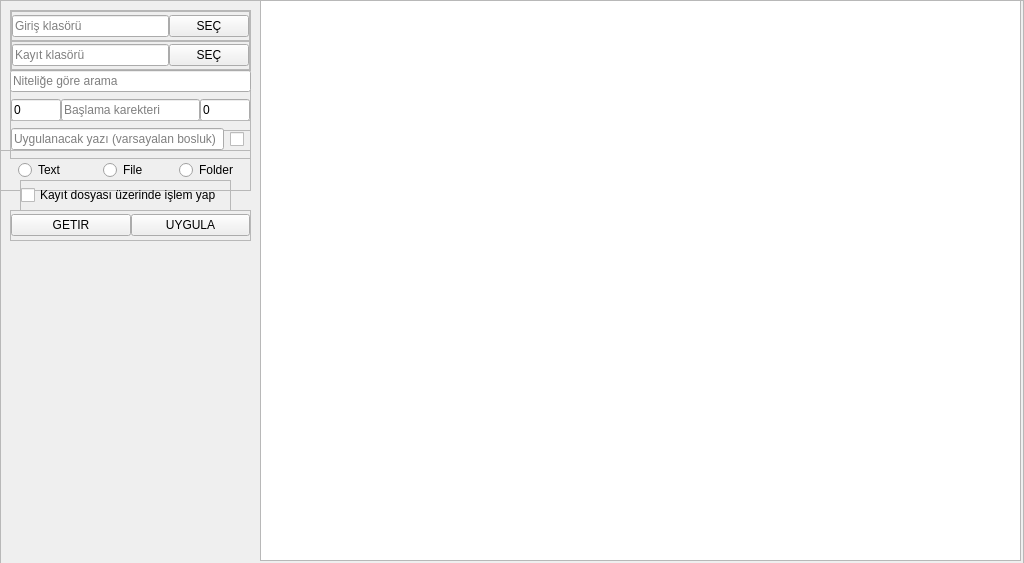
<?xml version="1.0" encoding="UTF-8"?>
<ui version="4.0">
 <class>MainWindow</class>
 <widget class="QMainWindow" name="MainWindow">
  <property name="geometry">
   <rect>
    <x>0</x>
    <y>0</y>
    <width>1024</width>
    <height>563</height>
   </rect>
  </property>
  <property name="windowTitle">
   <string>MainWindow</string>
  </property>
  <widget class="QWidget" name="centralwidget">
   <widget class="QFrame" name="frame">
    <property name="geometry">
     <rect>
      <x>0</x>
      <y>0</y>
      <width>1024</width>
      <height>576</height>
     </rect>
    </property>
    <property name="frameShape">
     <enum>QFrame::StyledPanel</enum>
    </property>
    <property name="frameShadow">
     <enum>QFrame::Raised</enum>
    </property>
    <widget class="QStackedWidget" name="stackedWidget">
     <property name="geometry">
      <rect>
       <x>0</x>
       <y>0</y>
       <width>1021</width>
       <height>561</height>
      </rect>
     </property>
     <widget class="QWidget" name="main">
      <widget class="QLabel" name="bg_1">
       <property name="geometry">
        <rect>
         <x>0</x>
         <y>0</y>
         <width>1024</width>
         <height>576</height>
        </rect>
       </property>
       <property name="text">
        <string/>
       </property>
       <property name="pixmap">
        <pixmap resource="main_qrc.qrc">:/new/bg.jpg</pixmap>
       </property>
      </widget>
      <widget class="QFrame" name="frame_4">
       <property name="geometry">
        <rect>
         <x>10</x>
         <y>10</y>
         <width>241</width>
         <height>61</height>
        </rect>
       </property>
       <property name="frameShape">
        <enum>QFrame::StyledPanel</enum>
       </property>
       <property name="frameShadow">
        <enum>QFrame::Raised</enum>
       </property>
       <layout class="QVBoxLayout" name="verticalLayout">
        <property name="spacing">
         <number>0</number>
        </property>
        <property name="leftMargin">
         <number>0</number>
        </property>
        <property name="topMargin">
         <number>0</number>
        </property>
        <property name="rightMargin">
         <number>0</number>
        </property>
        <property name="bottomMargin">
         <number>0</number>
        </property>
        <item>
         <widget class="QFrame" name="frame_2">
          <property name="frameShape">
           <enum>QFrame::StyledPanel</enum>
          </property>
          <property name="frameShadow">
           <enum>QFrame::Raised</enum>
          </property>
          <layout class="QHBoxLayout" name="horizontalLayout">
           <property name="spacing">
            <number>0</number>
           </property>
           <property name="leftMargin">
            <number>0</number>
           </property>
           <property name="topMargin">
            <number>0</number>
           </property>
           <property name="rightMargin">
            <number>0</number>
           </property>
           <property name="bottomMargin">
            <number>0</number>
           </property>
           <item>
            <widget class="QLineEdit" name="load_path_text">
             <property name="placeholderText">
              <string>Giriş klasörü</string>
             </property>
            </widget>
           </item>
           <item>
            <widget class="QPushButton" name="load_path_button">
             <property name="text">
              <string>SEÇ</string>
             </property>
            </widget>
           </item>
          </layout>
         </widget>
        </item>
        <item>
         <widget class="QFrame" name="frame_3">
          <property name="frameShape">
           <enum>QFrame::StyledPanel</enum>
          </property>
          <property name="frameShadow">
           <enum>QFrame::Raised</enum>
          </property>
          <layout class="QHBoxLayout" name="horizontalLayout_2">
           <property name="spacing">
            <number>0</number>
           </property>
           <property name="leftMargin">
            <number>0</number>
           </property>
           <property name="topMargin">
            <number>0</number>
           </property>
           <property name="rightMargin">
            <number>0</number>
           </property>
           <property name="bottomMargin">
            <number>0</number>
           </property>
           <item>
            <widget class="QLineEdit" name="save_path_text">
             <property name="placeholderText">
              <string>Kayıt klasörü</string>
             </property>
            </widget>
           </item>
           <item>
            <widget class="QPushButton" name="save_path_button">
             <property name="text">
              <string>SEÇ</string>
             </property>
            </widget>
           </item>
          </layout>
         </widget>
        </item>
       </layout>
      </widget>
      <widget class="QFrame" name="frame_5">
       <property name="geometry">
        <rect>
         <x>0</x>
         <y>150</y>
         <width>251</width>
         <height>41</height>
        </rect>
       </property>
       <property name="frameShape">
        <enum>QFrame::StyledPanel</enum>
       </property>
       <property name="frameShadow">
        <enum>QFrame::Raised</enum>
       </property>
       <layout class="QHBoxLayout" name="horizontalLayout_3">
        <property name="spacing">
         <number>0</number>
        </property>
        <property name="leftMargin">
         <number>0</number>
        </property>
        <property name="topMargin">
         <number>0</number>
        </property>
        <property name="rightMargin">
         <number>0</number>
        </property>
        <property name="bottomMargin">
         <number>0</number>
        </property>
        <item alignment="Qt::AlignHCenter">
         <widget class="QRadioButton" name="yazi_choose1">
          <property name="text">
           <string>Text</string>
          </property>
         </widget>
        </item>
        <item alignment="Qt::AlignHCenter">
         <widget class="QRadioButton" name="file_choose1">
          <property name="text">
           <string>File</string>
          </property>
         </widget>
        </item>
        <item alignment="Qt::AlignHCenter">
         <widget class="QRadioButton" name="klasor_choose1">
          <property name="text">
           <string>Folder</string>
          </property>
         </widget>
        </item>
       </layout>
      </widget>
      <widget class="QFrame" name="frame_6">
       <property name="geometry">
        <rect>
         <x>10</x>
         <y>210</y>
         <width>241</width>
         <height>31</height>
        </rect>
       </property>
       <property name="frameShape">
        <enum>QFrame::StyledPanel</enum>
       </property>
       <property name="frameShadow">
        <enum>QFrame::Raised</enum>
       </property>
       <layout class="QHBoxLayout" name="horizontalLayout_4">
        <property name="spacing">
         <number>0</number>
        </property>
        <property name="leftMargin">
         <number>0</number>
        </property>
        <property name="topMargin">
         <number>0</number>
        </property>
        <property name="rightMargin">
         <number>0</number>
        </property>
        <property name="bottomMargin">
         <number>0</number>
        </property>
        <item>
         <widget class="QPushButton" name="getir">
          <property name="text">
           <string>GETIR</string>
          </property>
         </widget>
        </item>
        <item>
         <widget class="QPushButton" name="start">
          <property name="text">
           <string>UYGULA</string>
          </property>
         </widget>
        </item>
       </layout>
      </widget>
      <widget class="QFrame" name="frame_7">
       <property name="geometry">
        <rect>
         <x>10</x>
         <y>90</y>
         <width>241</width>
         <height>41</height>
        </rect>
       </property>
       <property name="frameShape">
        <enum>QFrame::StyledPanel</enum>
       </property>
       <property name="frameShadow">
        <enum>QFrame::Raised</enum>
       </property>
       <layout class="QHBoxLayout" name="horizontalLayout_5">
        <property name="spacing">
         <number>0</number>
        </property>
        <property name="leftMargin">
         <number>0</number>
        </property>
        <property name="topMargin">
         <number>0</number>
        </property>
        <property name="rightMargin">
         <number>0</number>
        </property>
        <property name="bottomMargin">
         <number>0</number>
        </property>
        <item alignment="Qt::AlignHCenter">
         <widget class="QLineEdit" name="karekter_once">
          <property name="maximumSize">
           <size>
            <width>50</width>
            <height>16777215</height>
           </size>
          </property>
          <property name="text">
           <string>0</string>
          </property>
         </widget>
        </item>
        <item>
         <widget class="QLineEdit" name="karekter">
          <property name="text">
           <string/>
          </property>
          <property name="placeholderText">
           <string>Başlama karekteri</string>
          </property>
         </widget>
        </item>
        <item alignment="Qt::AlignHCenter">
         <widget class="QLineEdit" name="karekter_sonra">
          <property name="maximumSize">
           <size>
            <width>50</width>
            <height>16777215</height>
           </size>
          </property>
          <property name="text">
           <string>0</string>
          </property>
         </widget>
        </item>
       </layout>
      </widget>
      <widget class="QListWidget" name="listWidget">
       <property name="geometry">
        <rect>
         <x>260</x>
         <y>0</y>
         <width>761</width>
         <height>561</height>
        </rect>
       </property>
      </widget>
      <widget class="QFrame" name="frame_8">
       <property name="geometry">
        <rect>
         <x>10</x>
         <y>120</y>
         <width>241</width>
         <height>39</height>
        </rect>
       </property>
       <property name="frameShape">
        <enum>QFrame::StyledPanel</enum>
       </property>
       <property name="frameShadow">
        <enum>QFrame::Raised</enum>
       </property>
       <layout class="QHBoxLayout" name="horizontalLayout_6">
        <property name="spacing">
         <number>6</number>
        </property>
        <property name="leftMargin">
         <number>0</number>
        </property>
        <property name="topMargin">
         <number>0</number>
        </property>
        <property name="rightMargin">
         <number>0</number>
        </property>
        <property name="bottomMargin">
         <number>0</number>
        </property>
        <item>
         <widget class="QLineEdit" name="changed_text">
          <property name="placeholderText">
           <string>Uygulanacak yazı (varsayalan bosluk)</string>
          </property>
         </widget>
        </item>
        <item>
         <widget class="QCheckBox" name="arttir">
          <property name="minimumSize">
           <size>
            <width>20</width>
            <height>20</height>
           </size>
          </property>
          <property name="text">
           <string/>
          </property>
         </widget>
        </item>
       </layout>
      </widget>
      <widget class="QFrame" name="frame_9">
       <property name="geometry">
        <rect>
         <x>20</x>
         <y>180</y>
         <width>211</width>
         <height>31</height>
        </rect>
       </property>
       <property name="frameShape">
        <enum>QFrame::StyledPanel</enum>
       </property>
       <property name="frameShadow">
        <enum>QFrame::Raised</enum>
       </property>
       <layout class="QHBoxLayout" name="horizontalLayout_7">
        <property name="leftMargin">
         <number>0</number>
        </property>
        <property name="topMargin">
         <number>0</number>
        </property>
        <property name="rightMargin">
         <number>0</number>
        </property>
        <property name="bottomMargin">
         <number>0</number>
        </property>
        <item>
         <widget class="QCheckBox" name="islemIzin">
          <property name="text">
           <string>Kayıt dosyası üzerinde işlem yap</string>
          </property>
         </widget>
        </item>
       </layout>
      </widget>
      <widget class="QLineEdit" name="nitelik">
       <property name="geometry">
        <rect>
         <x>10</x>
         <y>70</y>
         <width>241</width>
         <height>22</height>
        </rect>
       </property>
       <property name="placeholderText">
        <string>Niteliğe göre arama</string>
       </property>
      </widget>
      <zorder>bg_1</zorder>
      <zorder>frame_4</zorder>
      <zorder>frame_5</zorder>
      <zorder>frame_6</zorder>
      <zorder>frame_7</zorder>
      <zorder>frame_8</zorder>
      <zorder>frame_9</zorder>
      <zorder>nitelik</zorder>
      <zorder>listWidget</zorder>
     </widget>
     <widget class="QWidget" name="settings">
      <widget class="QLabel" name="bg_2">
       <property name="geometry">
        <rect>
         <x>0</x>
         <y>0</y>
         <width>1024</width>
         <height>576</height>
        </rect>
       </property>
       <property name="text">
        <string/>
       </property>
       <property name="pixmap">
        <pixmap resource="main_qrc.qrc">:/new/bg.jpg</pixmap>
       </property>
      </widget>
     </widget>
    </widget>
   </widget>
  </widget>
 </widget>
 <resources>
  <include location="main_qrc.qrc"/>
 </resources>
 <connections/>
</ui>
